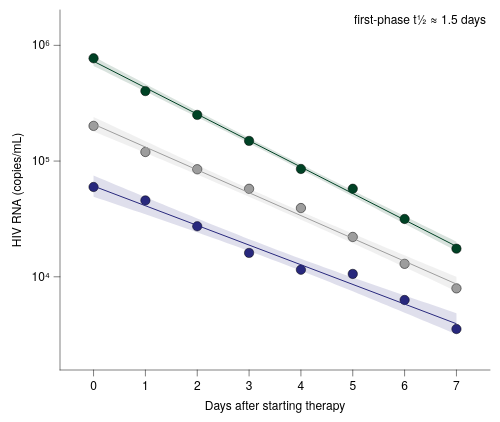

Vega-Lite specification for this chart:
### Vega-Lite specification from a JSON file in a GitHub repository (floating-point values rounded to 4 significant figures)
{"background": null, "config": {"arc": {"fill": "#DBDBDB", "fillOpacity": 1.0, "innerRadius": 45.0, "padAngle": 0.03, "stroke": "black", "strokeOpacity": 1, "strokeWidth": 0.25}, "area": {"fill": "#DBDBDB", "fillOpacity": 1.0, "stroke": "black", "strokeOpacity": 1, "strokeWidth": 0.25}, "axis": {"domain": true, "domainCap": "round", "domainColor": "black", "domainWidth": 0.25, "grid": false, "gridCap": "round", "gridColor": "#F1F1F1", "gridDash": [0, 0], "gridOpacity": 1.0, "gridWidth": 0.25, "labelColor": "black", "labelFont": "Helvetica Neue, HelveticaNeue, Helvetica, Arial, sans-serif", "labelFontSize": 6, "labelFontStyle": "normal", "labelFontWeight": 400, "offset": 0, "ticks": true, "tickCap": "round", "tickColor": "black", "tickRound": false, "tickSize": 3.0, "tickWidth": 0.25, "titleColor": "black", "titleFont": "Helvetica Neue, HelveticaNeue, Helvetica, Arial, sans-serif", "titleFontSize": 6, "titleFontStyle": "normal", "titleFontWeight": 400}, "axisX": {"domain": true, "labelAlign": "center", "labelAngle": 0, "labels": true, "ticks": true, "translate": 0}, "axisY": {"domain": true, "labelAlign": "right", "labelAngle": 0, "labels": true, "ticks": true, "translate": 0}, "axisRight": {"domain": true, "labelAlign": "left", "labelAngle": 0, "labels": true, "ticks": true, "translate": 0}, "axisTop": {"domain": true, "labelAlign": "center", "labelAngle": 0, "labels": true, "ticks": true, "translate": 0}, "axisBand": {"tickOffset": 0}, "bar": {"fill": "#DBDBDB", "fillOpacity": 1.0, "stroke": "black", "strokeOpacity": 1, "strokeWidth": 0.25}, "boxplot": {"size": 16.2, "ticks": {"cornerRadius": 0.25, "fill": "black", "opacity": 1, "size": 8.1, "thickness": 0.25}, "box": {"fillOpacity": 1.0, "stroke": "black", "strokeOpacity": 1, "strokeWidth": 0.25}, "median": {"cornerRadius": 0, "fill": "black", "fillOpacity": 1.0, "opacity": 1, "size": 16.2, "thickness": 0.25}, "rule": {"fill": "black", "fillOpacity": 1.0, "size": 18.0, "stroke": "black", "strokeDash": [0, 0], "strokeOpacity": 1, "strokeWidth": 0.25}, "outliers": {"color": "black", "fill": "black", "fillOpacity": 1.0, "size": 0, "stroke": "black", "strokeOpacity": 1, "strokeWidth": 0.25}}, "circle": {"fill": "black", "fillOpacity": 1.0, "size": 2.25, "stroke": null, "strokeOpacity": 1, "strokeWidth": 0.25}, "errorband": {"band": {"fillOpacity": 0.6, "stroke": null, "strokeWidth": 0.25, "strokeOpacity": 1}, "borders": {"opacity": 0, "strokeOpacity": 1, "strokeWidth": 0.25}}, "errorbar": {"opacity": 1, "rule": {"strokeDash": [0, 0], "strokeWidth": 0.25}, "ticks": {"color": "black", "cornerRadius": 0.125, "opacity": 1, "size": 10.8, "thickness": 0.25}, "thickness": 0.25}, "font": "Helvetica Neue, HelveticaNeue, Helvetica, Arial, sans-serif", "geoshape": {"fill": "#DBDBDB", "fillOpacity": 1.0, "stroke": "black", "strokeOpacity": 1, "strokeWidth": 0.25}, "header": {"labelColor": "black", "labelFont": "Helvetica Neue, HelveticaNeue, Helvetica, Arial, sans-serif", "labelFontSize": 6, "labelFontStyle": "normal", "labelFontWeight": 400, "titleColor": "black", "titleFont": "Helvetica Neue, HelveticaNeue, Helvetica, Arial, sans-serif", "titleFontSize": 6, "titleFontStyle": "normal", "titleFontWeight": 400, "titlePadding": 0}, "legend": {"disable": false, "offset": 4.5, "titlePadding": 4, "labelOffset": 2, "gradientLabelOffset": 2, "columnPadding": 4, "rowPadding": 2, "gradientThickness": 5, "gradientOpacity": 1.0, "gradientStrokeColor": "black", "gradientStrokeWidth": 0.25, "labelColor": "black", "labelFont": "Helvetica Neue, HelveticaNeue, Helvetica, Arial, sans-serif", "labelFontSize": 6, "labelFontStyle": "normal", "labelFontWeight": 400, "strokeColor": "black", "strokeWidth": 0, "symbolSize": 36, "symbolStrokeColor": "black", "symbolStrokeWidth": 0.25, "titleColor": "black", "titleFont": "Helvetica Neue, HelveticaNeue, Helvetica, Arial, sans-serif", "titleFontSize": 6, "titleFontStyle": "normal", "titleFontWeight": 400}, "line": {"color": "black", "stroke": "black", "strokeCap": "butt", "strokeDash": [0, 0], "strokeOpacity": 1, "strokeWidth": 0.5}, "point": {"filled": true, "fill": "#DBDBDB", "fillOpacity": 1.0, "size": 9.0, "stroke": "black", "strokeOpacity": 1, "strokeWidth": 0.25}, "range": {"category": ["#9D9D9D", "#28287D", "#004225", "#47266F", "#00605D", "#DBDBDB", "#7983C1", "#6E927B", "#937FB4", "#699A97"], "diverging": {"scheme": ["#4F4265", "#6A5C82", "#85789D", "#A196B7", "#BDB5CE", "#D8D6DD", "#F6F6F6", "#CED8D7", "#9DBFBD", "#75A3A0", "#518683", "#326967", "#164D4B"]}, "heatmap": {"scheme": ["#440154", "#472270", "#433E82", "#38598C", "#2C728E", "#238A8D", "#24A086", "#39B578", "#5DC862", "#96D646", "#CAE02D", "#FDE724"]}, "ordinal": {"scheme": ["#F1F1F1", "#DBDBDB", "#C6C6C6", "#B2B2B2", "#9D9D9D", "#898989", "#767676", "#636363", "#515151", "#404040", "#2F2F2F", "#1F1F1F"]}, "ramp": {"scheme": ["#440154", "#472270", "#433E82", "#38598C", "#2C728E", "#238A8D", "#24A086", "#39B578", "#5DC862", "#96D646", "#CAE02D", "#FDE724"]}}, "rule": {"color": "black", "stroke": "black", "strokeCap": "round", "strokeDash": [2, 2], "strokeOpacity": 1, "strokeWidth": 0.25}, "scale": {"barBandPaddingInner": 0.1, "rectBandPaddingInner": 0, "tickBandPaddingInner": 0.1, "bandPaddingOuter": 0.1, "bandWithNestedOffsetPaddingInner": 0.2, "bandWithNestedOffsetPaddingOuter": 0.2, "offsetBandPaddingInner": 0, "offsetBandPaddingOuter": 0, "continuousPadding": 9.0, "round": false}, "rect": {"fill": "#DBDBDB", "fillOpacity": 1.0, "stroke": "black", "strokeOpacity": 1, "strokeWidth": 0.25}, "square": {"fill": "#DBDBDB", "fillOpacity": 1.0, "size": 18.0, "stroke": "black", "strokeOpacity": 1, "strokeWidth": 0.25}, "text": {"color": "black", "font": "Helvetica Neue, HelveticaNeue, Helvetica, Arial, sans-serif", "fontSize": 6, "fontStyle": "normal", "fontWeight": 400}, "tick": {"color": "black", "cornerRadius": 0.125, "opacity": 1.0, "size": 16.2, "thickness": 0.25}, "title": {"anchor": "middle", "frame": "group", "color": "black", "font": "Helvetica Neue, HelveticaNeue, Helvetica, Arial, sans-serif", "fontSize": 6, "fontStyle": "normal", "fontWeight": 400, "subtitleColor": "black", "subtitleFont": "Helvetica Neue, HelveticaNeue, Helvetica, Arial, sans-serif", "subtitleFontSize": 6, "subtitleFontStyle": "normal", "subtitleFontWeight": 400}, "trail": {"color": "black", "opacity": 1, "size": 0.5}, "view": {"continuousWidth": 215, "continuousHeight": 180, "discreteWidth": 215, "discreteHeight": 180, "fill": null, "stroke": null, "strokeWidth": 0.25}}, "layer": [{"data": {"name": "data-87082866d6f1b046f55e37424bfe66d4"}, "mark": {"type": "point", "filled": true, "size": 22}, "encoding": {"color": {"field": "patient", "title": null, "type": "nominal"}, "x": {"field": "day", "scale": {"domain": [-0.3, 7.3], "nice": false}, "title": "Days after starting therapy", "type": "quantitative"}, "y": {"axis": {"labelExpr": "'10' + ['⁰','¹','²','³','⁴','⁵','⁶','⁷','⁸','⁹'][round(datum.value)]", "title": "HIV RNA (copies/mL)", "values": [4, 5, 6]}, "field": "log_vl", "scale": {"domain": [3.35, 6.15], "nice": false}, "type": "quantitative"}}}, {"layer": [{"layer": [{"data": {"name": "data-40f9839d0f7272878175bd5ca40f3bca"}, "mark": {"type": "area", "fillOpacity": 0.15, "stroke": null, "strokeWidth": 0}, "encoding": {"color": {"field": "patient", "legend": null, "type": "nominal"}, "x": {"field": "day", "type": "quantitative", "scale": {"nice": false}}, "y": {"field": "log_vl", "type": "quantitative", "scale": {"nice": false}}, "y2": {"field": "__ci_hi"}}}, {"data": {"name": "data-6902644388025dc489fbc14b0cec7e0a"}, "mark": {"type": "line"}, "encoding": {"color": {"field": "patient", "legend": null, "type": "nominal"}, "x": {"field": "day", "type": "quantitative", "scale": {"nice": false}}, "y": {"field": "log_vl", "type": "quantitative", "scale": {"nice": false}}}}], "name": "__dysonsphere_8c00b4a419e6b3a1_57"}, {"layer": [{"data": {"name": "data-39a879d12e2f87238ceb06f9b2695a57"}, "mark": {"type": "area", "fillOpacity": 0.15, "stroke": null, "strokeWidth": 0}, "encoding": {"color": {"field": "patient", "legend": null, "type": "nominal"}, "x": {"field": "day", "type": "quantitative", "scale": {"nice": false}}, "y": {"field": "log_vl", "type": "quantitative", "scale": {"nice": false}}, "y2": {"field": "__ci_hi"}}}, {"data": {"name": "data-64a614270c06d12e313e02effcd69ffb"}, "mark": {"type": "line"}, "encoding": {"color": {"field": "patient", "legend": null, "type": "nominal"}, "x": {"field": "day", "type": "quantitative", "scale": {"nice": false}}, "y": {"field": "log_vl", "type": "quantitative", "scale": {"nice": false}}}}], "name": "__dysonsphere_49423ea049a6d4ac_58"}, {"layer": [{"data": {"name": "data-7095b5f6bdcb78408bdec3aeca9f2d0a"}, "mark": {"type": "area", "fillOpacity": 0.15, "stroke": null, "strokeWidth": 0}, "encoding": {"color": {"field": "patient", "legend": null, "type": "nominal"}, "x": {"field": "day", "type": "quantitative", "scale": {"nice": false}}, "y": {"field": "log_vl", "type": "quantitative", "scale": {"nice": false}}, "y2": {"field": "__ci_hi"}}}, {"data": {"name": "data-464a61ed029cc4b9aabb812220408f1d"}, "mark": {"type": "line"}, "encoding": {"color": {"field": "patient", "legend": null, "type": "nominal"}, "x": {"field": "day", "type": "quantitative", "scale": {"nice": false}}, "y": {"field": "log_vl", "type": "quantitative", "scale": {"nice": false}}}}], "name": "__dysonsphere_d12efead727a064e_59"}]}, {"data": {"values": [{"__dysonsphere__": 1}]}, "mark": {"type": "text", "align": "right", "angle": 0, "baseline": "top", "dx": 0, "dy": 0, "opacity": 1.0}, "encoding": {"text": {"value": "first-phase t½ ≈ 1.5 days"}, "x": {"value": 213}, "y": {"value": 2}}}], "$schema": "https://vega.github.io/schema/vega-lite/v6.4.1.json", "datasets": {"data-87082866d6f1b046f55e37424bfe66d4": [{"patient": "Patient 1", "day": 0.0, "vl": 201400.0, "log_vl": 5.304}, {"patient": "Patient 1", "day": 1.0, "vl": 119800.0, "log_vl": 5.078}, {"patient": "Patient 1", "day": 2.0, "vl": 84950.0, "log_vl": 4.929}, {"patient": "Patient 1", "day": 3.0, "vl": 57600.0, "log_vl": 4.76}, {"patient": "Patient 1", "day": 4.0, "vl": 39260.0, "log_vl": 4.594}, {"patient": "Patient 1", "day": 5.0, "vl": 22090.0, "log_vl": 4.344}, {"patient": "Patient 1", "day": 6.0, "vl": 12940.0, "log_vl": 4.112}, {"patient": "Patient 1", "day": 7.0, "vl": 7946.0, "log_vl": 3.9}, {"patient": "Patient 2", "day": 0.0, "vl": 59720.0, "log_vl": 4.776}, {"patient": "Patient 2", "day": 1.0, "vl": 45710.0, "log_vl": 4.66}, {"patient": "Patient 2", "day": 2.0, "vl": 27320.0, "log_vl": 4.437}, {"patient": "Patient 2", "day": 3.0, "vl": 16070.0, "log_vl": 4.206}, {"patient": "Patient 2", "day": 4.0, "vl": 11500.0, "log_vl": 4.061}, {"patient": "Patient 2", "day": 5.0, "vl": 10580.0, "log_vl": 4.025}, {"patient": "Patient 2", "day": 6.0, "vl": 6301.0, "log_vl": 3.799}, {"patient": "Patient 2", "day": 7.0, "vl": 3536.0, "log_vl": 3.549}, {"patient": "Patient 3", "day": 0.0, "vl": 772900.0, "log_vl": 5.888}, {"patient": "Patient 3", "day": 1.0, "vl": 402700.0, "log_vl": 5.605}, {"patient": "Patient 3", "day": 2.0, "vl": 250600.0, "log_vl": 5.399}, {"patient": "Patient 3", "day": 3.0, "vl": 149300.0, "log_vl": 5.174}, {"patient": "Patient 3", "day": 4.0, "vl": 85460.0, "log_vl": 4.932}, {"patient": "Patient 3", "day": 5.0, "vl": 57640.0, "log_vl": 4.761}, {"patient": "Patient 3", "day": 6.0, "vl": 31600.0, "log_vl": 4.5}, {"patient": "Patient 3", "day": 7.0, "vl": 17500.0, "log_vl": 4.243}], "data-40f9839d0f7272878175bd5ca40f3bca": [{"day": 0.0, "log_vl": 5.256, "__ci_hi": 5.381, "patient": "Patient 1", "__dysonsphere__": 1}, {"day": 0.1111, "log_vl": 5.236, "__ci_hi": 5.358, "patient": "Patient 1", "__dysonsphere__": 1}, {"day": 0.2222, "log_vl": 5.215, "__ci_hi": 5.335, "patient": "Patient 1", "__dysonsphere__": 1}, {"day": 0.3333, "log_vl": 5.194, "__ci_hi": 5.311, "patient": "Patient 1", "__dysonsphere__": 1}, {"day": 0.4444, "log_vl": 5.174, "__ci_hi": 5.288, "patient": "Patient 1", "__dysonsphere__": 1}, {"day": 0.5556, "log_vl": 5.153, "__ci_hi": 5.265, "patient": "Patient 1", "__dysonsphere__": 1}, {"day": 0.6667, "log_vl": 5.133, "__ci_hi": 5.242, "patient": "Patient 1", "__dysonsphere__": 1}, {"day": 0.7778, "log_vl": 5.112, "__ci_hi": 5.218, "patient": "Patient 1", "__dysonsphere__": 1}, {"day": 0.8889, "log_vl": 5.091, "__ci_hi": 5.195, "patient": "Patient 1", "__dysonsphere__": 1}, {"day": 1.0, "log_vl": 5.071, "__ci_hi": 5.172, "patient": "Patient 1", "__dysonsphere__": 1}, {"day": 1.111, "log_vl": 5.05, "__ci_hi": 5.149, "patient": "Patient 1", "__dysonsphere__": 1}, {"day": 1.222, "log_vl": 5.029, "__ci_hi": 5.126, "patient": "Patient 1", "__dysonsphere__": 1}, {"day": 1.333, "log_vl": 5.008, "__ci_hi": 5.103, "patient": "Patient 1", "__dysonsphere__": 1}, {"day": 1.444, "log_vl": 4.987, "__ci_hi": 5.08, "patient": "Patient 1", "__dysonsphere__": 1}, {"day": 1.556, "log_vl": 4.967, "__ci_hi": 5.057, "patient": "Patient 1", "__dysonsphere__": 1}, {"day": 1.667, "log_vl": 4.946, "__ci_hi": 5.034, "patient": "Patient 1", "__dysonsphere__": 1}, {"day": 1.778, "log_vl": 4.925, "__ci_hi": 5.011, "patient": "Patient 1", "__dysonsphere__": 1}, {"day": 1.889, "log_vl": 4.904, "__ci_hi": 4.988, "patient": "Patient 1", "__dysonsphere__": 1}, {"day": 2.0, "log_vl": 4.883, "__ci_hi": 4.965, "patient": "Patient 1", "__dysonsphere__": 1}, {"day": 2.111, "log_vl": 4.862, "__ci_hi": 4.942, "patient": "Patient 1", "__dysonsphere__": 1}, {"day": 2.222, "log_vl": 4.841, "__ci_hi": 4.919, "patient": "Patient 1", "__dysonsphere__": 1}, {"day": 2.333, "log_vl": 4.82, "__ci_hi": 4.897, "patient": "Patient 1", "__dysonsphere__": 1}, {"day": 2.444, "log_vl": 4.798, "__ci_hi": 4.874, "patient": "Patient 1", "__dysonsphere__": 1}, {"day": 2.556, "log_vl": 4.777, "__ci_hi": 4.851, "patient": "Patient 1", "__dysonsphere__": 1}, {"day": 2.667, "log_vl": 4.756, "__ci_hi": 4.829, "patient": "Patient 1", "__dysonsphere__": 1}, {"day": 2.778, "log_vl": 4.734, "__ci_hi": 4.806, "patient": "Patient 1", "__dysonsphere__": 1}, {"day": 2.889, "log_vl": 4.713, "__ci_hi": 4.784, "patient": "Patient 1", "__dysonsphere__": 1}, {"day": 3.0, "log_vl": 4.691, "__ci_hi": 4.762, "patient": "Patient 1", "__dysonsphere__": 1}, {"day": 3.111, "log_vl": 4.67, "__ci_hi": 4.739, "patient": "Patient 1", "__dysonsphere__": 1}, {"day": 3.222, "log_vl": 4.648, "__ci_hi": 4.717, "patient": "Patient 1", "__dysonsphere__": 1}, {"day": 3.333, "log_vl": 4.626, "__ci_hi": 4.695, "patient": "Patient 1", "__dysonsphere__": 1}, {"day": 3.444, "log_vl": 4.604, "__ci_hi": 4.673, "patient": "Patient 1", "__dysonsphere__": 1}, {"day": 3.556, "log_vl": 4.583, "__ci_hi": 4.651, "patient": "Patient 1", "__dysonsphere__": 1}, {"day": 3.667, "log_vl": 4.56, "__ci_hi": 4.629, "patient": "Patient 1", "__dysonsphere__": 1}, {"day": 3.778, "log_vl": 4.538, "__ci_hi": 4.608, "patient": "Patient 1", "__dysonsphere__": 1}, {"day": 3.889, "log_vl": 4.516, "__ci_hi": 4.586, "patient": "Patient 1", "__dysonsphere__": 1}, {"day": 4.0, "log_vl": 4.494, "__ci_hi": 4.564, "patient": "Patient 1", "__dysonsphere__": 1}, {"day": 4.111, "log_vl": 4.472, "__ci_hi": 4.543, "patient": "Patient 1", "__dysonsphere__": 1}, {"day": 4.222, "log_vl": 4.449, "__ci_hi": 4.521, "patient": "Patient 1", "__dysonsphere__": 1}, {"day": 4.333, "log_vl": 4.427, "__ci_hi": 4.5, "patient": "Patient 1", "__dysonsphere__": 1}, {"day": 4.444, "log_vl": 4.404, "__ci_hi": 4.478, "patient": "Patient 1", "__dysonsphere__": 1}, {"day": 4.556, "log_vl": 4.382, "__ci_hi": 4.457, "patient": "Patient 1", "__dysonsphere__": 1}, {"day": 4.667, "log_vl": 4.359, "__ci_hi": 4.436, "patient": "Patient 1", "__dysonsphere__": 1}, {"day": 4.778, "log_vl": 4.336, "__ci_hi": 4.415, "patient": "Patient 1", "__dysonsphere__": 1}, {"day": 4.889, "log_vl": 4.313, "__ci_hi": 4.394, "patient": "Patient 1", "__dysonsphere__": 1}, {"day": 5.0, "log_vl": 4.291, "__ci_hi": 4.373, "patient": "Patient 1", "__dysonsphere__": 1}, {"day": 5.111, "log_vl": 4.268, "__ci_hi": 4.352, "patient": "Patient 1", "__dysonsphere__": 1}, {"day": 5.222, "log_vl": 4.245, "__ci_hi": 4.331, "patient": "Patient 1", "__dysonsphere__": 1}, {"day": 5.333, "log_vl": 4.222, "__ci_hi": 4.31, "patient": "Patient 1", "__dysonsphere__": 1}, {"day": 5.444, "log_vl": 4.199, "__ci_hi": 4.289, "patient": "Patient 1", "__dysonsphere__": 1}, {"day": 5.556, "log_vl": 4.176, "__ci_hi": 4.268, "patient": "Patient 1", "__dysonsphere__": 1}, {"day": 5.667, "log_vl": 4.153, "__ci_hi": 4.247, "patient": "Patient 1", "__dysonsphere__": 1}, {"day": 5.778, "log_vl": 4.13, "__ci_hi": 4.227, "patient": "Patient 1", "__dysonsphere__": 1}, {"day": 5.889, "log_vl": 4.107, "__ci_hi": 4.206, "patient": "Patient 1", "__dysonsphere__": 1}, {"day": 6.0, "log_vl": 4.083, "__ci_hi": 4.185, "patient": "Patient 1", "__dysonsphere__": 1}, {"day": 6.111, "log_vl": 4.06, "__ci_hi": 4.164, "patient": "Patient 1", "__dysonsphere__": 1}, {"day": 6.222, "log_vl": 4.037, "__ci_hi": 4.144, "patient": "Patient 1", "__dysonsphere__": 1}, {"day": 6.333, "log_vl": 4.014, "__ci_hi": 4.123, "patient": "Patient 1", "__dysonsphere__": 1}, {"day": 6.444, "log_vl": 3.991, "__ci_hi": 4.102, "patient": "Patient 1", "__dysonsphere__": 1}, {"day": 6.556, "log_vl": 3.967, "__ci_hi": 4.082, "patient": "Patient 1", "__dysonsphere__": 1}, {"day": 6.667, "log_vl": 3.944, "__ci_hi": 4.061, "patient": "Patient 1", "__dysonsphere__": 1}, {"day": 6.778, "log_vl": 3.921, "__ci_hi": 4.041, "patient": "Patient 1", "__dysonsphere__": 1}, {"day": 6.889, "log_vl": 3.898, "__ci_hi": 4.02, "patient": "Patient 1", "__dysonsphere__": 1}, {"day": 7.0, "log_vl": 3.874, "__ci_hi": 4.0, "patient": "Patient 1", "__dysonsphere__": 1}], "data-6902644388025dc489fbc14b0cec7e0a": [{"day": 0.0, "log_vl": 5.319, "patient": "Patient 1", "__dysonsphere__": 1}, {"day": 7.0, "log_vl": 3.937, "patient": "Patient 1", "__dysonsphere__": 1}], "data-39a879d12e2f87238ceb06f9b2695a57": [{"day": 0.0, "log_vl": 4.692, "__ci_hi": 4.876, "patient": "Patient 2", "__dysonsphere__": 1}, {"day": 0.1111, "log_vl": 4.675, "__ci_hi": 4.855, "patient": "Patient 2", "__dysonsphere__": 1}, {"day": 0.2222, "log_vl": 4.658, "__ci_hi": 4.834, "patient": "Patient 2", "__dysonsphere__": 1}, {"day": 0.3333, "log_vl": 4.642, "__ci_hi": 4.813, "patient": "Patient 2", "__dysonsphere__": 1}, {"day": 0.4444, "log_vl": 4.625, "__ci_hi": 4.792, "patient": "Patient 2", "__dysonsphere__": 1}, {"day": 0.5556, "log_vl": 4.608, "__ci_hi": 4.771, "patient": "Patient 2", "__dysonsphere__": 1}, {"day": 0.6667, "log_vl": 4.591, "__ci_hi": 4.75, "patient": "Patient 2", "__dysonsphere__": 1}, {"day": 0.7778, "log_vl": 4.574, "__ci_hi": 4.73, "patient": "Patient 2", "__dysonsphere__": 1}, {"day": 0.8889, "log_vl": 4.557, "__ci_hi": 4.709, "patient": "Patient 2", "__dysonsphere__": 1}, {"day": 1.0, "log_vl": 4.54, "__ci_hi": 4.688, "patient": "Patient 2", "__dysonsphere__": 1}, {"day": 1.111, "log_vl": 4.522, "__ci_hi": 4.668, "patient": "Patient 2", "__dysonsphere__": 1}, {"day": 1.222, "log_vl": 4.505, "__ci_hi": 4.647, "patient": "Patient 2", "__dysonsphere__": 1}, {"day": 1.333, "log_vl": 4.488, "__ci_hi": 4.626, "patient": "Patient 2", "__dysonsphere__": 1}, {"day": 1.444, "log_vl": 4.471, "__ci_hi": 4.606, "patient": "Patient 2", "__dysonsphere__": 1}, {"day": 1.556, "log_vl": 4.454, "__ci_hi": 4.585, "patient": "Patient 2", "__dysonsphere__": 1}, {"day": 1.667, "log_vl": 4.436, "__ci_hi": 4.565, "patient": "Patient 2", "__dysonsphere__": 1}, {"day": 1.778, "log_vl": 4.419, "__ci_hi": 4.545, "patient": "Patient 2", "__dysonsphere__": 1}, {"day": 1.889, "log_vl": 4.401, "__ci_hi": 4.524, "patient": "Patient 2", "__dysonsphere__": 1}, {"day": 2.0, "log_vl": 4.384, "__ci_hi": 4.504, "patient": "Patient 2", "__dysonsphere__": 1}, {"day": 2.111, "log_vl": 4.366, "__ci_hi": 4.484, "patient": "Patient 2", "__dysonsphere__": 1}, {"day": 2.222, "log_vl": 4.349, "__ci_hi": 4.464, "patient": "Patient 2", "__dysonsphere__": 1}, {"day": 2.333, "log_vl": 4.331, "__ci_hi": 4.444, "patient": "Patient 2", "__dysonsphere__": 1}, {"day": 2.444, "log_vl": 4.313, "__ci_hi": 4.424, "patient": "Patient 2", "__dysonsphere__": 1}, {"day": 2.556, "log_vl": 4.295, "__ci_hi": 4.404, "patient": "Patient 2", "__dysonsphere__": 1}, {"day": 2.667, "log_vl": 4.277, "__ci_hi": 4.384, "patient": "Patient 2", "__dysonsphere__": 1}, {"day": 2.778, "log_vl": 4.259, "__ci_hi": 4.364, "patient": "Patient 2", "__dysonsphere__": 1}, {"day": 2.889, "log_vl": 4.241, "__ci_hi": 4.345, "patient": "Patient 2", "__dysonsphere__": 1}, {"day": 3.0, "log_vl": 4.223, "__ci_hi": 4.325, "patient": "Patient 2", "__dysonsphere__": 1}, {"day": 3.111, "log_vl": 4.204, "__ci_hi": 4.306, "patient": "Patient 2", "__dysonsphere__": 1}, {"day": 3.222, "log_vl": 4.186, "__ci_hi": 4.287, "patient": "Patient 2", "__dysonsphere__": 1}, {"day": 3.333, "log_vl": 4.167, "__ci_hi": 4.268, "patient": "Patient 2", "__dysonsphere__": 1}, {"day": 3.444, "log_vl": 4.148, "__ci_hi": 4.249, "patient": "Patient 2", "__dysonsphere__": 1}, {"day": 3.556, "log_vl": 4.129, "__ci_hi": 4.23, "patient": "Patient 2", "__dysonsphere__": 1}, {"day": 3.667, "log_vl": 4.11, "__ci_hi": 4.211, "patient": "Patient 2", "__dysonsphere__": 1}, {"day": 3.778, "log_vl": 4.091, "__ci_hi": 4.192, "patient": "Patient 2", "__dysonsphere__": 1}, {"day": 3.889, "log_vl": 4.072, "__ci_hi": 4.174, "patient": "Patient 2", "__dysonsphere__": 1}, {"day": 4.0, "log_vl": 4.053, "__ci_hi": 4.155, "patient": "Patient 2", "__dysonsphere__": 1}, {"day": 4.111, "log_vl": 4.033, "__ci_hi": 4.137, "patient": "Patient 2", "__dysonsphere__": 1}, {"day": 4.222, "log_vl": 4.014, "__ci_hi": 4.119, "patient": "Patient 2", "__dysonsphere__": 1}, {"day": 4.333, "log_vl": 3.994, "__ci_hi": 4.101, "patient": "Patient 2", "__dysonsphere__": 1}, {"day": 4.444, "log_vl": 3.974, "__ci_hi": 4.083, "patient": "Patient 2", "__dysonsphere__": 1}, {"day": 4.556, "log_vl": 3.954, "__ci_hi": 4.065, "patient": "Patient 2", "__dysonsphere__": 1}, {"day": 4.667, "log_vl": 3.934, "__ci_hi": 4.047, "patient": "Patient 2", "__dysonsphere__": 1}, {"day": 4.778, "log_vl": 3.914, "__ci_hi": 4.029, "patient": "Patient 2", "__dysonsphere__": 1}, {"day": 4.889, "log_vl": 3.894, "__ci_hi": 4.012, "patient": "Patient 2", "__dysonsphere__": 1}, {"day": 5.0, "log_vl": 3.874, "__ci_hi": 3.994, "patient": "Patient 2", "__dysonsphere__": 1}, {"day": 5.111, "log_vl": 3.854, "__ci_hi": 3.977, "patient": "Patient 2", "__dysonsphere__": 1}, {"day": 5.222, "log_vl": 3.833, "__ci_hi": 3.959, "patient": "Patient 2", "__dysonsphere__": 1}, {"day": 5.333, "log_vl": 3.813, "__ci_hi": 3.942, "patient": "Patient 2", "__dysonsphere__": 1}, {"day": 5.444, "log_vl": 3.793, "__ci_hi": 3.924, "patient": "Patient 2", "__dysonsphere__": 1}, {"day": 5.556, "log_vl": 3.772, "__ci_hi": 3.907, "patient": "Patient 2", "__dysonsphere__": 1}, {"day": 5.667, "log_vl": 3.752, "__ci_hi": 3.89, "patient": "Patient 2", "__dysonsphere__": 1}, {"day": 5.778, "log_vl": 3.731, "__ci_hi": 3.873, "patient": "Patient 2", "__dysonsphere__": 1}, {"day": 5.889, "log_vl": 3.71, "__ci_hi": 3.856, "patient": "Patient 2", "__dysonsphere__": 1}, {"day": 6.0, "log_vl": 3.69, "__ci_hi": 3.838, "patient": "Patient 2", "__dysonsphere__": 1}, {"day": 6.111, "log_vl": 3.669, "__ci_hi": 3.821, "patient": "Patient 2", "__dysonsphere__": 1}, {"day": 6.222, "log_vl": 3.648, "__ci_hi": 3.804, "patient": "Patient 2", "__dysonsphere__": 1}, {"day": 6.333, "log_vl": 3.628, "__ci_hi": 3.787, "patient": "Patient 2", "__dysonsphere__": 1}, {"day": 6.444, "log_vl": 3.607, "__ci_hi": 3.77, "patient": "Patient 2", "__dysonsphere__": 1}, {"day": 6.556, "log_vl": 3.586, "__ci_hi": 3.753, "patient": "Patient 2", "__dysonsphere__": 1}, {"day": 6.667, "log_vl": 3.565, "__ci_hi": 3.737, "patient": "Patient 2", "__dysonsphere__": 1}, {"day": 6.778, "log_vl": 3.544, "__ci_hi": 3.72, "patient": "Patient 2", "__dysonsphere__": 1}, {"day": 6.889, "log_vl": 3.523, "__ci_hi": 3.703, "patient": "Patient 2", "__dysonsphere__": 1}, {"day": 7.0, "log_vl": 3.502, "__ci_hi": 3.686, "patient": "Patient 2", "__dysonsphere__": 1}], "data-64a614270c06d12e313e02effcd69ffb": [{"day": 0.0, "log_vl": 4.784, "patient": "Patient 2", "__dysonsphere__": 1}, {"day": 7.0, "log_vl": 3.594, "patient": "Patient 2", "__dysonsphere__": 1}], "data-7095b5f6bdcb78408bdec3aeca9f2d0a": [{"day": 0.0, "log_vl": 5.822, "__ci_hi": 5.903, "patient": "Patient 3", "__dysonsphere__": 1}, {"day": 0.1111, "log_vl": 5.798, "__ci_hi": 5.877, "patient": "Patient 3", "__dysonsphere__": 1}, {"day": 0.2222, "log_vl": 5.773, "__ci_hi": 5.851, "patient": "Patient 3", "__dysonsphere__": 1}, {"day": 0.3333, "log_vl": 5.749, "__ci_hi": 5.824, "patient": "Patient 3", "__dysonsphere__": 1}, {"day": 0.4444, "log_vl": 5.724, "__ci_hi": 5.798, "patient": "Patient 3", "__dysonsphere__": 1}, {"day": 0.5556, "log_vl": 5.699, "__ci_hi": 5.772, "patient": "Patient 3", "__dysonsphere__": 1}, {"day": 0.6667, "log_vl": 5.675, "__ci_hi": 5.746, "patient": "Patient 3", "__dysonsphere__": 1}, {"day": 0.7778, "log_vl": 5.65, "__ci_hi": 5.719, "patient": "Patient 3", "__dysonsphere__": 1}, {"day": 0.8889, "log_vl": 5.626, "__ci_hi": 5.693, "patient": "Patient 3", "__dysonsphere__": 1}, {"day": 1.0, "log_vl": 5.601, "__ci_hi": 5.667, "patient": "Patient 3", "__dysonsphere__": 1}, {"day": 1.111, "log_vl": 5.577, "__ci_hi": 5.641, "patient": "Patient 3", "__dysonsphere__": 1}, {"day": 1.222, "log_vl": 5.552, "__ci_hi": 5.615, "patient": "Patient 3", "__dysonsphere__": 1}, {"day": 1.333, "log_vl": 5.527, "__ci_hi": 5.588, "patient": "Patient 3", "__dysonsphere__": 1}, {"day": 1.444, "log_vl": 5.503, "__ci_hi": 5.562, "patient": "Patient 3", "__dysonsphere__": 1}, {"day": 1.556, "log_vl": 5.478, "__ci_hi": 5.536, "patient": "Patient 3", "__dysonsphere__": 1}, {"day": 1.667, "log_vl": 5.453, "__ci_hi": 5.51, "patient": "Patient 3", "__dysonsphere__": 1}, {"day": 1.778, "log_vl": 5.428, "__ci_hi": 5.484, "patient": "Patient 3", "__dysonsphere__": 1}, {"day": 1.889, "log_vl": 5.404, "__ci_hi": 5.458, "patient": "Patient 3", "__dysonsphere__": 1}, {"day": 2.0, "log_vl": 5.379, "__ci_hi": 5.432, "patient": "Patient 3", "__dysonsphere__": 1}, {"day": 2.111, "log_vl": 5.354, "__ci_hi": 5.406, "patient": "Patient 3", "__dysonsphere__": 1}, {"day": 2.222, "log_vl": 5.329, "__ci_hi": 5.38, "patient": "Patient 3", "__dysonsphere__": 1}, {"day": 2.333, "log_vl": 5.304, "__ci_hi": 5.354, "patient": "Patient 3", "__dysonsphere__": 1}, {"day": 2.444, "log_vl": 5.279, "__ci_hi": 5.328, "patient": "Patient 3", "__dysonsphere__": 1}, {"day": 2.556, "log_vl": 5.254, "__ci_hi": 5.303, "patient": "Patient 3", "__dysonsphere__": 1}, {"day": 2.667, "log_vl": 5.229, "__ci_hi": 5.277, "patient": "Patient 3", "__dysonsphere__": 1}, {"day": 2.778, "log_vl": 5.204, "__ci_hi": 5.251, "patient": "Patient 3", "__dysonsphere__": 1}, {"day": 2.889, "log_vl": 5.179, "__ci_hi": 5.225, "patient": "Patient 3", "__dysonsphere__": 1}, {"day": 3.0, "log_vl": 5.154, "__ci_hi": 5.2, "patient": "Patient 3", "__dysonsphere__": 1}, {"day": 3.111, "log_vl": 5.129, "__ci_hi": 5.174, "patient": "Patient 3", "__dysonsphere__": 1}, {"day": 3.222, "log_vl": 5.104, "__ci_hi": 5.149, "patient": "Patient 3", "__dysonsphere__": 1}, {"day": 3.333, "log_vl": 5.078, "__ci_hi": 5.123, "patient": "Patient 3", "__dysonsphere__": 1}, {"day": 3.444, "log_vl": 5.053, "__ci_hi": 5.098, "patient": "Patient 3", "__dysonsphere__": 1}, {"day": 3.556, "log_vl": 5.028, "__ci_hi": 5.072, "patient": "Patient 3", "__dysonsphere__": 1}, {"day": 3.667, "log_vl": 5.002, "__ci_hi": 5.047, "patient": "Patient 3", "__dysonsphere__": 1}, {"day": 3.778, "log_vl": 4.977, "__ci_hi": 5.022, "patient": "Patient 3", "__dysonsphere__": 1}, {"day": 3.889, "log_vl": 4.951, "__ci_hi": 4.996, "patient": "Patient 3", "__dysonsphere__": 1}, {"day": 4.0, "log_vl": 4.926, "__ci_hi": 4.971, "patient": "Patient 3", "__dysonsphere__": 1}, {"day": 4.111, "log_vl": 4.9, "__ci_hi": 4.946, "patient": "Patient 3", "__dysonsphere__": 1}, {"day": 4.222, "log_vl": 4.874, "__ci_hi": 4.921, "patient": "Patient 3", "__dysonsphere__": 1}, {"day": 4.333, "log_vl": 4.849, "__ci_hi": 4.896, "patient": "Patient 3", "__dysonsphere__": 1}, {"day": 4.444, "log_vl": 4.823, "__ci_hi": 4.871, "patient": "Patient 3", "__dysonsphere__": 1}, {"day": 4.556, "log_vl": 4.797, "__ci_hi": 4.846, "patient": "Patient 3", "__dysonsphere__": 1}, {"day": 4.667, "log_vl": 4.771, "__ci_hi": 4.821, "patient": "Patient 3", "__dysonsphere__": 1}, {"day": 4.778, "log_vl": 4.745, "__ci_hi": 4.796, "patient": "Patient 3", "__dysonsphere__": 1}, {"day": 4.889, "log_vl": 4.719, "__ci_hi": 4.771, "patient": "Patient 3", "__dysonsphere__": 1}, {"day": 5.0, "log_vl": 4.693, "__ci_hi": 4.746, "patient": "Patient 3", "__dysonsphere__": 1}, {"day": 5.111, "log_vl": 4.667, "__ci_hi": 4.722, "patient": "Patient 3", "__dysonsphere__": 1}, {"day": 5.222, "log_vl": 4.641, "__ci_hi": 4.697, "patient": "Patient 3", "__dysonsphere__": 1}, {"day": 5.333, "log_vl": 4.615, "__ci_hi": 4.672, "patient": "Patient 3", "__dysonsphere__": 1}, {"day": 5.444, "log_vl": 4.589, "__ci_hi": 4.647, "patient": "Patient 3", "__dysonsphere__": 1}, {"day": 5.556, "log_vl": 4.563, "__ci_hi": 4.623, "patient": "Patient 3", "__dysonsphere__": 1}, {"day": 5.667, "log_vl": 4.537, "__ci_hi": 4.598, "patient": "Patient 3", "__dysonsphere__": 1}, {"day": 5.778, "log_vl": 4.511, "__ci_hi": 4.573, "patient": "Patient 3", "__dysonsphere__": 1}, {"day": 5.889, "log_vl": 4.485, "__ci_hi": 4.549, "patient": "Patient 3", "__dysonsphere__": 1}, {"day": 6.0, "log_vl": 4.458, "__ci_hi": 4.524, "patient": "Patient 3", "__dysonsphere__": 1}, {"day": 6.111, "log_vl": 4.432, "__ci_hi": 4.5, "patient": "Patient 3", "__dysonsphere__": 1}, {"day": 6.222, "log_vl": 4.406, "__ci_hi": 4.475, "patient": "Patient 3", "__dysonsphere__": 1}, {"day": 6.333, "log_vl": 4.38, "__ci_hi": 4.45, "patient": "Patient 3", "__dysonsphere__": 1}, {"day": 6.444, "log_vl": 4.354, "__ci_hi": 4.426, "patient": "Patient 3", "__dysonsphere__": 1}, {"day": 6.556, "log_vl": 4.327, "__ci_hi": 4.401, "patient": "Patient 3", "__dysonsphere__": 1}, {"day": 6.667, "log_vl": 4.301, "__ci_hi": 4.377, "patient": "Patient 3", "__dysonsphere__": 1}, {"day": 6.778, "log_vl": 4.275, "__ci_hi": 4.352, "patient": "Patient 3", "__dysonsphere__": 1}, {"day": 6.889, "log_vl": 4.248, "__ci_hi": 4.328, "patient": "Patient 3", "__dysonsphere__": 1}, {"day": 7.0, "log_vl": 4.222, "__ci_hi": 4.303, "patient": "Patient 3", "__dysonsphere__": 1}], "data-464a61ed029cc4b9aabb812220408f1d": [{"day": 0.0, "log_vl": 5.863, "patient": "Patient 3", "__dysonsphere__": 1}, {"day": 7.0, "log_vl": 4.263, "patient": "Patient 3", "__dysonsphere__": 1}]}}
